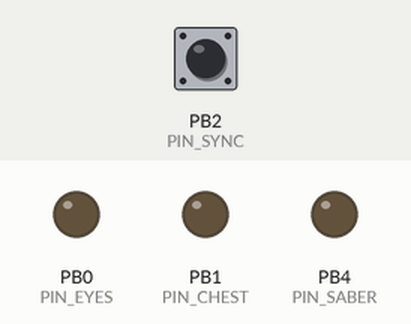
Bench run of a sketch on a simulated ATtiny85, built with avr-gcc and run on an emulated ATtiny85. Shown: output pins drawn as LEDs (lit = HIGH). The inputs (shaded band) are chosen by the test bench; at power-on: PB2 (PIN_SYNC) HIGH. Random numbers use the default seed unless the sketch sets one.

Above: at 0.8 s.
0.9 s: PB2 (PIN_SYNC) pulled LOW for 0.15 s
4.0 s: PB2 (PIN_SYNC) pulled LOW for 1 s
6.5 s: PB2 (PIN_SYNC) pulled LOW for 3.2 s
At 15.35 s:
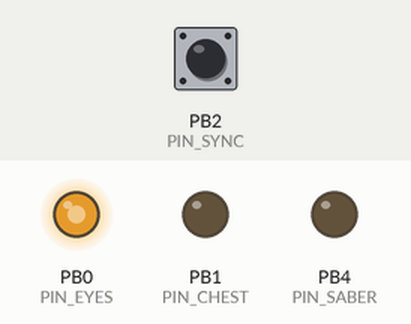
At 16.7 s:
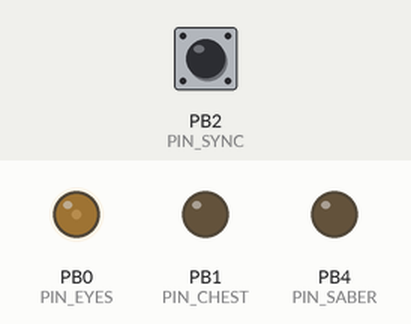
Timing chart, 0 to 26.2 s (numbered marks = the images above; inputs shaded):
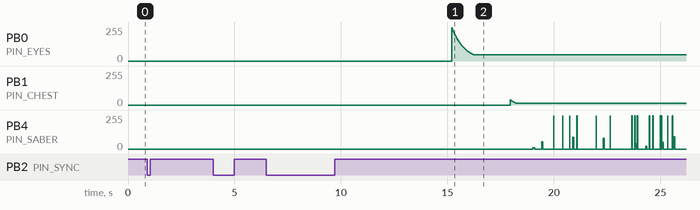

The sketch:

mc2.ino
```cpp
/**
TORSO_BOARD MC2 Attiny85
**/

#define PIN_SABER 4
#define PIN_EYES 0
#define PIN_CHEST 1
#define PIN_SYNC 2

#define SABER_CYCLE 15

const byte gamma[] PROGMEM = {
  0, 0, 0, 0, 0, 0, 0, 0, 0, 0, 0, 0, 0, 0, 0, 0,
  0, 0, 0, 1, 1, 1, 1, 1, 1, 1, 1, 1, 1, 1, 1, 1,
  1, 1, 1, 1, 1, 1, 1, 1, 1, 1, 1, 2, 2, 2, 2, 2,
  2, 2, 2, 2, 2, 2, 2, 2, 2, 2, 3, 3, 3, 3, 3, 3,
  3, 3, 3, 3, 3, 3, 4, 4, 4, 4, 4, 4, 4, 4, 4, 5,
  5, 5, 5, 5, 5, 5, 5, 6, 6, 6, 6, 6, 6, 6, 7, 7,
  7, 7, 7, 8, 8, 8, 8, 8, 9, 9, 9, 9, 9, 10, 10, 10,
  10, 11, 11, 11, 11, 12, 12, 12, 12, 13, 13, 13, 14, 14, 14, 15,
  15, 15, 16, 16, 16, 17, 17, 18, 18, 18, 19, 19, 20, 20, 21, 21,
  22, 22, 23, 23, 24, 24, 25, 25, 26, 26, 27, 28, 28, 29, 30, 30,
  31, 32, 32, 33, 34, 35, 35, 36, 37, 38, 39, 40, 40, 41, 42, 43,
  44, 45, 46, 47, 48, 49, 51, 52, 53, 54, 55, 56, 58, 59, 60, 62,
  63, 64, 66, 67, 69, 70, 72, 73, 75, 77, 78, 80, 82, 84, 86, 88,
  90, 91, 94, 96, 98, 100, 102, 104, 107, 109, 111, 114, 116, 119, 122, 124,
  127, 130, 133, 136, 139, 142, 145, 148, 151, 155, 158, 161, 165, 169, 172, 176,
  180, 184, 188, 192, 196, 201, 205, 210, 214, 219, 224, 229, 234, 239, 244, 250, 255
};

struct __attribute__((packed)) Led {
  byte pin;
  unsigned long t0 = 0;
  byte stage = 0;
};

struct __attribute__((packed)) Saber {
  Led* led;
  byte cycle = 0;
  byte duty = 0;
  byte isFull = 0;
  unsigned long t1;
};

byte mode = 0;
byte modeCount = 0;

Led eyes;
Led chest;
Led ledSaber;
Saber saber;

void setLed(Led* led, byte pwm_value) {
  analogWrite(led->pin, pgm_read_byte(&gamma[pwm_value]));
}

Led initLed(Led* led, byte pin) {
  led->pin = pin;
  led->stage = 0;
  led->t0 = 0;
  pinMode(pin, OUTPUT);
  analogWrite(pin, 0);
}

void next(Led* led) {
  led->stage++;
  led->t0 = millis();
}

void reset(Led* led) {
  led->stage = 0;
  led->t0 = millis();
  setLed(led, 0);
}

void wait(Led* led, unsigned long t, byte v) {
  unsigned long d = millis() - led->t0;
  if (d > t) {
    next(led);
    setLed(led, v);
  }
}

byte flicker(Led* led, byte i) {
  byte n = millis() % 42 > 36 ? i : n / 4 * 3;
  analogWrite(led->pin, pgm_read_byte(&gamma[n]));
}

void resetSaber(Saber* s, byte hasFull) {
  s->cycle = SABER_CYCLE;
  s->isFull = random(10) > 8 ? hasFull : 0;
  s->duty = random(SABER_CYCLE);
  s->t1 = millis();
}

byte randomFlicker(Saber* saber, byte i) {
  byte n = millis() % saber->cycle > saber->duty ? i : n / 4 * 3;
  if (saber->isFull) {
    analogWrite(saber->led->pin, pgm_read_byte(&gamma[n]));
  } else {
    flicker(saber->led, n);
  }
  if (millis() - saber->t1 > saber->cycle) resetSaber(saber, 1);
}

void setup() {

  initLed(&eyes, PIN_EYES);
  initLed(&chest, PIN_CHEST);
  initLed(&ledSaber, PIN_SABER);
  saber.led = &ledSaber;
  pinMode(PIN_SYNC, INPUT_PULLUP);
  while (digitalRead(PIN_SYNC) == 1)
    delay(1);
}

void runChest() {
  unsigned long d = millis() - chest.t0;
  byte i = 0;
  switch (chest.stage) {
    case 0:
      next(&chest);
      break;
    case 1:  //off
      if (d > 3000 + 4750)
        next(&chest);
      break;
    case 2:  //fade in
      i = map(d, 0, 750, 255, 128);
      setLed(&chest, i);
      if (d > 750)
        next(&chest);
      break;
    case 3:  //on
      if (d > 11500) next(&chest);
      break;
    case 4:  //fade out
      i = map(d, 0, 1000, 128, 0);
      setLed(&chest, i);
      if (d > 1000)
        next(&chest);
      break;
  }
}

void runEyes() {
  unsigned long d = millis() - eyes.t0;
  byte i = 0;
  switch (eyes.stage) {
    case 0:
      next(&eyes);
      break;
    case 1:  //off
      if (d > 2500 + 3000)
        next(&eyes);
      break;
    case 2:  //fade in
      i = map(d, 0, 1000, 255, 180);
      setLed(&eyes, i);
      if (d > 1000)
        next(&eyes);
      break;
    case 3:  //on
      if (d > 13500) next(&eyes);
      break;
    case 4:  //fade out
      i = map(d, 0, 1000, 255, 0);
      setLed(&eyes, i);
      if (d > 1000)
        next(&eyes);
      break;
  }
}

void runSaber() {

  unsigned long d = millis() - saber.led->t0;
  byte i = 0;
  switch (saber.led->stage) {
    case 0:
      next(saber.led);
      break;
    case 1:  //off
      if (d > 3000 + 6000)
        next(saber.led);
      break;
    case 2:  //fade in
      i = map(d, 0, 500, 0, 255);
      randomFlicker(&saber, i);
      wait(saber.led, 500, 255);
      break;
    case 3:  //on
      wait(saber.led, 9500, 255);
      randomFlicker(&saber, 255);
      break;
    case 4:  //fade out
      i = map(d, 0, 1500, 255, 0);
      randomFlicker(&saber, i);
      wait(saber.led, 1500, 0);
      break;
    case 5:
      wait(saber.led, 500, 0);
      break;
  }
}

void loop() {
  runSaber();
  runChest();
  runEyes();
  if (digitalRead(PIN_SYNC) == 0) {
    while (digitalRead(PIN_SYNC) == 0) delay(1);
    reset(&chest);
    reset(saber.led);
    reset(&eyes);
  }
}
```

Measured:
- after the input at 0.9 s, every drawn part: stays the same
- after the input at 4.0 s, every drawn part: stays the same
